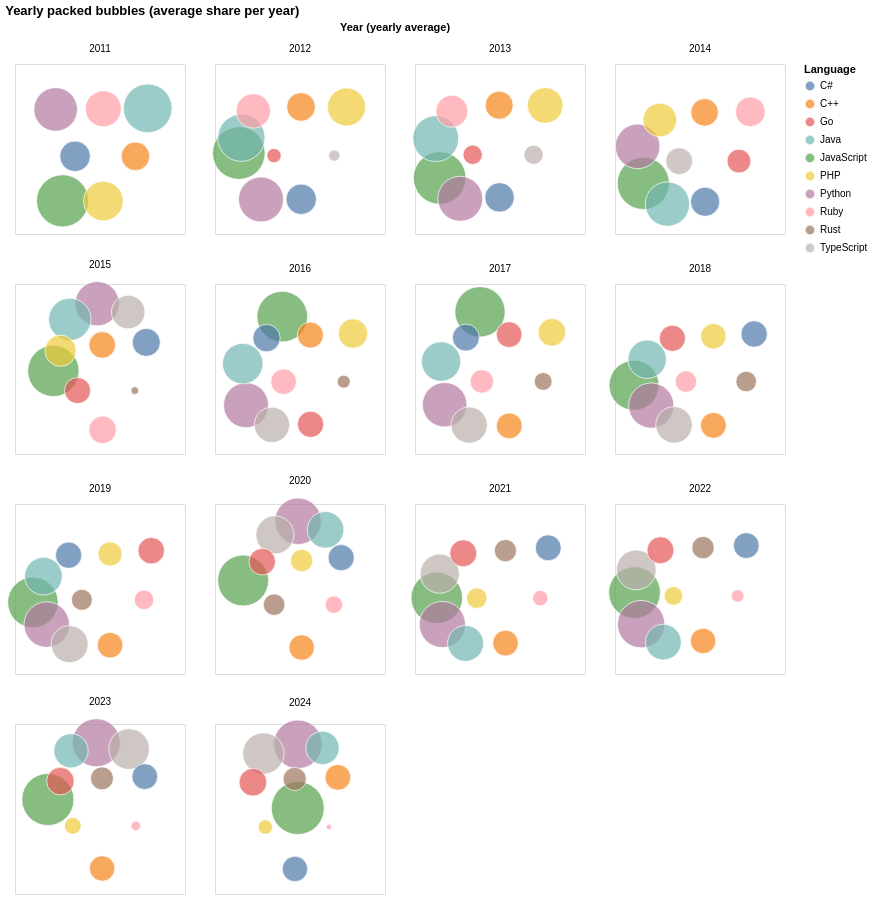

Vega-Lite specification for this chart:
### Vega-Lite specification from a JSON file in a GitHub repository (floating-point values rounded to 4 significant figures; data arrays with more than 128 entries replaced by an {"elided": "..."} marker saying what was removed)
{"config": {"view": {"continuousWidth": 300, "continuousHeight": 300}}, "data": {"name": "data-0de4c7adf371f09eb961380ce394ff62"}, "mark": {"type": "circle", "stroke": "white", "strokeWidth": 1}, "encoding": {"color": {"field": "language", "title": "Language", "type": "nominal"}, "facet": {"columns": 4, "field": "year", "title": "Year (yearly average)", "type": "ordinal"}, "size": {"field": "bubble_area", "legend": null, "scale": {"domain": [0, 2800.0], "range": [0, 2800.0], "zero": true}, "type": "quantitative"}, "tooltip": [{"field": "year", "type": "nominal"}, {"field": "language", "type": "nominal"}, {"field": "avg_share_pct", "format": ".2f", "type": "quantitative"}, {"field": "avg_push_events", "format": ",.0f", "type": "quantitative"}], "x": {"axis": null, "field": "x", "scale": {"domain": [0, 170]}, "type": "quantitative"}, "y": {"axis": null, "field": "y", "scale": {"domain": [0, 170]}, "type": "quantitative"}}, "height": 170, "title": "Yearly packed bubbles (average share per year)", "width": 170, "$schema": "https://vega.github.io/schema/vega-lite/v6.4.1.json", "datasets": {"data-0de4c7adf371f09eb961380ce394ff62": {"elided": "134 records"}}}
